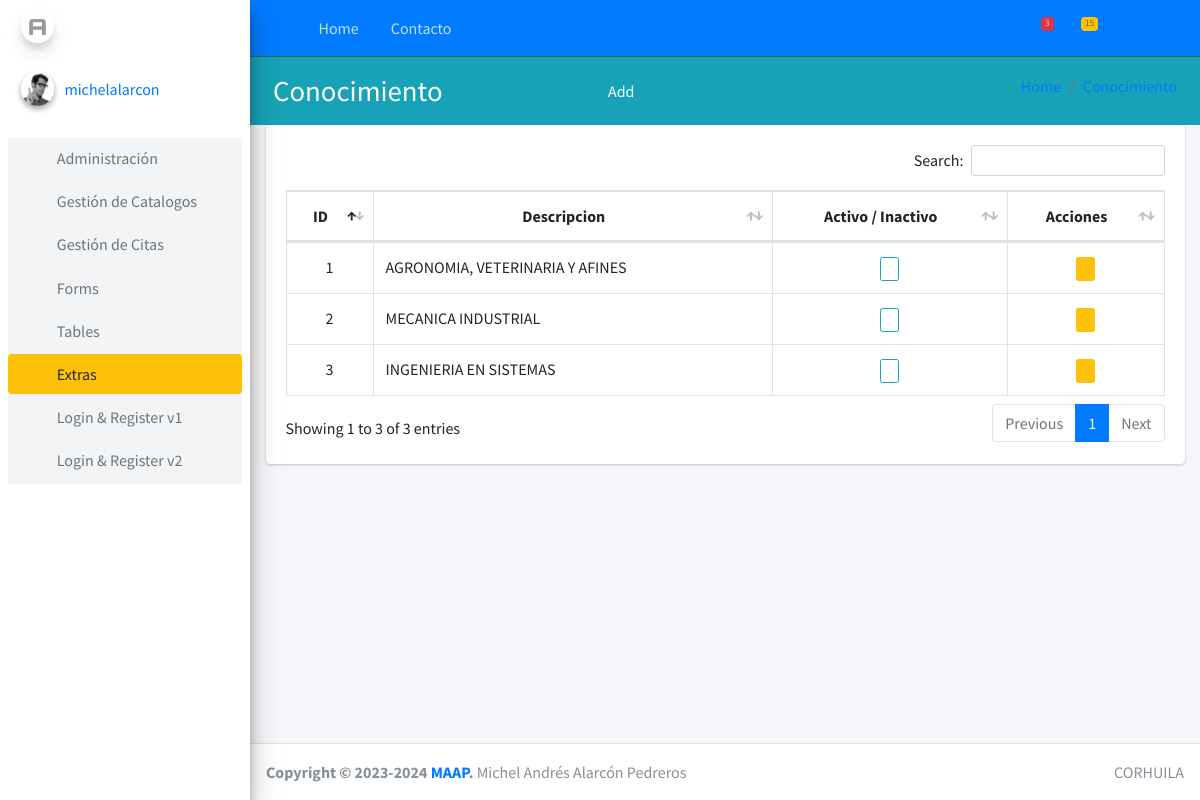
Page /geografico/conocimiento/list/ (signed in) on the committed database.
### aplicaciones/admon/models.py (models this page shows, shortened)
class Usuario(AuditModel, AbstractUser, PermissionsMixin):
    avatar = models.ImageField(upload_to='user/%Y/%m/%d/', verbose_name="Imagen",blank=True)
    token = models.UUIDField(primary_key=False, editable=False, verbose_name="Token", null=True, blank=True)
    telefono = models.CharField(max_length=10, verbose_name="Telefono")
    genero = models.CharField(max_length=1, choices=GENDER_CHOICES, verbose_name="Genero")
    email =models.EmailField(verbose_name="Correo Electrónico")
    first_name = models.CharField(verbose_name="Nombres", max_length=100)
    last_name = models.CharField(verbose_name="Apellidos", max_length=100)
    is_staff = models.BooleanField(default=False, verbose_name="Tiene Acceso a administracion")
    is_active = models.BooleanField(default=True, verbose_name="Esta Activo")
    is_superuser =models.BooleanField(default=False, verbose_name="Es usuario Administrador")
    USERNAME_FIELD = 'username'
    REQUIRED_FIELDS = ['first_name', 'last_name', 'email', 'password', 'genero', 'telefono']
    objects = UsuarioManager()
    class Meta:
        verbose_name = ('Usuario')
        verbose_name_plural = ('Usuarios')

### aplicaciones/geografico/models.py (models this page shows, shortened)
class Conocimiento(AuditModel):
    descripcion = models.CharField(max_length=100)
    class Meta:
        verbose_name = 'Conocimiento'
        verbose_name_plural = 'Conocimientos'

### aplicaciones/geografico/views.py (the view)
# urls.py: path('conocimiento/list/', ConocimientoListView.as_view(), name='cono_list'),
class ConocimientoListView(SinPrivilegios, ValidatePermissionRequiredMixin, SuccessMessageMixin, ListView):
    permission_required = 'geografico.view_conocimiento'
    model = Conocimiento
    template_name = "conocimiento/read.html"
    error_message = "Error al actualizar el registro, verifique los Campos."
    context_object_name = "obj"
    def get_context_data(self, **kwargs):
        context = super().get_context_data(**kwargs)
        context['title'] = 'Datos del conocimiento'
        context['create_url'] = reverse_lazy('geografico:cono_new')
        context['list_url'] = reverse_lazy('geografico:cono_list')
        context['entity'] = 'Conocimiento'
        return context

### aplicaciones/config/views.py (called while the page is built)
    def get_perms(self):
        if isinstance(self.permission_required, str):
            perms = (self.permission_required,)
        else:
            perms = self.permission_required
        return perms

    def dispatch(self, request, *args, **kwargs):
        if request.user.has_perms(self.get_perms()):
            return super().dispatch(request, *args, **kwargs)
        messages.error(request, 'No tiene permiso para ingresar a este módulo')
        return HttpResponseRedirect(self.get_url_redirect())

### aplicaciones/geografico/templates/conocimiento/read.html (shortened to what this page needs)
{% extends 'cruds/list.html' %}
{% block table_head %}
<th style="text-align: center;">ID</th>
<th style="text-align: center;">Descripcion</th>
<th style="text-align: center;">Activo / Inactivo</th>
<th style="text-align: center;">Acciones</th>
{% endblock table_head %}
{% block table_body %}
<td style="text-align: center;">{{ e.id }}</td>
<td>{{ e.descripcion}}</td>
<td style="text-align: center;">
  <div onclick="inactivar({{e.id}})">
    {% if e.state %}
    <button class="btn btn-outline-info btn-circle btn-xs">
      <i class="far fa-thumbs-up text-primary"></i>
    </button>
    {% else %}
    <button class="btn btn-outline-danger btn-circle btn-xs">
      <i class="far fa-thumbs-down text-danger"></i>
    </button>
    {% endif %}
  </div>
</td>
<td style="text-align: center;">
  {% if e.state %}
    <a href="{% url 'geografico:cono_edit' e.id %}" class="btn btn-warning btn-circle btn-xs" role="button"><i
      class="far fa-edit"> </i></a>
  {% else %}
    <a href="#" class="btn btn-danger btn-circle btn-xs" role="button"><i class="fa fa-user-times" aria-hidden="true"></i></a>
  {% endif %}
</td>
{% endblock table_body %}

### templates/cruds/list.html (shortened to what this page needs)
{% extends 'esquema/body.html' %}
{% load static %}
{% block extra_css %}
<link rel="stylesheet" href="{% static 'plugins\datatables-bs4\css\dataTables.bootstrap4.min.css' %}">
<link rel="stylesheet" href="{% static 'plugins/toastr/toastr.min.css' %}">
<link rel="stylesheet" href="{% static 'plugins\datatables-responsive\css\responsive.bootstrap4.min.css' %}">
<link rel="stylesheet" href="{% static 'plugins\datatables-buttons\css\buttons.bootstrap4.min.css' %}">
{% endblock extra_css %}
{% block bienvenida %}
<div class="col align-self-center">
    <h1>{{entity}} </h1>
</div>
<div class="col align-self-center">
    <a href="{{ create_url }}" class="btn bg-info"> <i class="fas fa-folder-plus"></i> Add </a>
</div>
{% endblock bienvenida %}
{% block link %}
<div class="col-sm">
    <ol class="breadcrumb float-sm-right">
        <li class="breadcrumb-item"><a href=" {% url 'home:home' %} ">Home</a></li>
        <li class="breadcrumb-item"><a href=" {{list_url}} ">{{entity}}</a></li>
    </ol>
</div>
{% endblock link %}
{% block content %}
<section class="cotainer">
    <div class="container-fluid">
        <div class="row">
            <div class="col-12">
                <div class="card">
                    <div class="card-body">
                        {% if not obj %}
                        <div class="alert alert-warning">No hay Registros</div>
                        {% else %}
                        <table id="table" class="table table-bordered table-hover">
                            <thead>
                                {% block table_head %}
                                {% endblock table_head %}
                            </thead>
                            <tbody>
                                {% for e in obj %}
                                <tr>
                                    {% block table_body %}
                                    {% endblock table_body %}
                                </tr>
                                {% endfor %}
                            </tbody>
                        </table>
                        {% endif %}
                    </div>
                </div>
            </div>
        </div>
    </div>
</section>
{% endblock%}

### templates/esquema/sidebar.html (shortened to what this page needs)
{% load static %}
<aside class="main-sidebar bg-light-primary  elevation-4">
  <a href="{% url 'home:home' %}" class="brand-link">
    <img src="{% static 'img/AdminLTELogo.png'%}"  alt="AdminLTE Logo" class="brand-image img-circle elevation-3" style="opacity: .5">
    <span class="brand-text font-weight-light">UNIVERSIDAD CORHUILA  </span>
  </a>
  <div class="sidebar">
    <div class="user-panel mt-3 pb-3 mb-3 d-flex">
      <div class="image">
        <img src="{% static 'img/user2-160x160.jpg'%}" class="img-circle elevation-2" alt="User Image">
      </div>
      <div class="info">
        <a href="#" class="d-block">{{ user }}</a>
      </div>
    </div>
    <nav class="mt-2">
      <ul class="nav nav-pills nav-sidebar flex-column" data-widget="treeview" role="menu" data-accordion="false">
        <li class="nav-item bg-gray-light">
          <a href="#" class="nav-link">
            <i class="nav-icon fas fa-copy"></i>
            <p>
              Administración
              <i class="fas fa-angle-left right"></i>
            </p>
          </a>
        </li>
        <li class="nav-item bg-gray-light">
          <a href="#" class="nav-link">
            <i class="nav-icon fas fa-chart-pie"></i>
            <p>
              Gestión de Catalogos
              <i class="right fas fa-angle-left"></i>
            </p>
          </a>
        </li>
        <li class="nav-item bg-gray-light">
          <a href="#" class="nav-link">
            <i class="nav-icon fas fa-tree"></i>
            <p>
              Gestión de Citas
              <i class="fas fa-angle-left right"></i>
            </p>
          </a>
        </li>
        <li class="nav-item bg-gray-light">
          <a href="#" class="nav-link">
            <i class="nav-icon fas fa-edit"></i>
            <p>
              Forms
              <i class="fas fa-angle-left right"></i>
            </p>
          </a>
        </li>
        <li class="nav-item bg-gray-light">
          <a href="#" class="nav-link">
            <i class="nav-icon fas fa-table"></i>
            <p>
              Tables
              <i class="fas fa-angle-left right"></i>
            </p>
          </a>
        </li>
        <li class="nav-item menu-open bg-gray-light">
          <a href="#" class="nav-link active bg-warning">
            <i class="nav-icon far fa-plus-square"></i>
            <p>
              Extras
              <i class="fas fa-angle-left right"></i>
            </p>
          </a>
          <ul class="nav nav-treeview">
            <li class="nav-item">
              <a href="#" class="nav-link">
                <i class="far fa-circle nav-icon"></i>
                <p>
                  Login & Register v1
                  <i class="fas fa-angle-left right"></i>
                </p>
              </a>
            </li>
            <li class="nav-item bg-gray-light">
              <a href="#" class="nav-link">
                <i class="far fa-circle nav-icon"></i>
                <p>
                  Login & Register v2
                  <i class="fas fa-angle-left right"></i>
                </p>
              </a>
            </li>
          </ul>
        </li>
      </ul>
    </nav>
  </div>
</aside>

### rows in the picture
Usuario: username "michelalarcon"
Conocimiento: id "1", descripcion "AGRONOMIA, VETERINARIA Y AFINES", state True (drawn)
Conocimiento: id "2", descripcion "MECANICA INDUSTRIAL", state True (drawn)
Conocimiento: id "3", descripcion "INGENIERIA EN SISTEMAS", state True (drawn)

### other values in the picture
{{ entity }} "Conocimiento"
